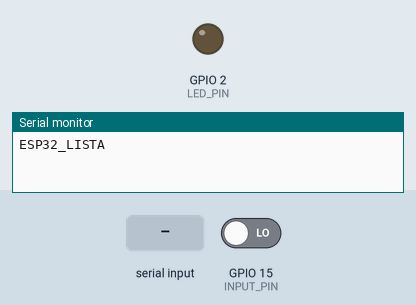
Recording of a program running on a simulated ESP32. Parts: output pins drawn as LEDs (lit = HIGH), the last lines printed to the serial monitor. The inputs (shaded band) are chosen by the test bench; at power-on: GPIO 15 (INPUT_PIN) LOW.

Above: at 1.2 s.
1.3 s: "LED_ON\n" received over Serial
At 2.6 s:
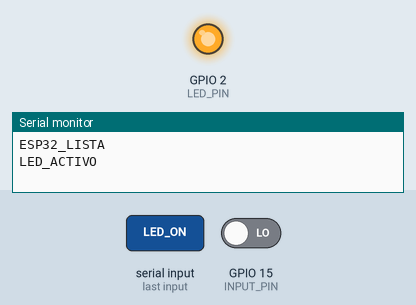
4.3 s: "LED_OFF\n" received over Serial
At 5.2 s:
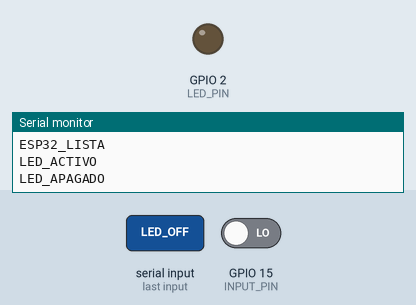
Timing chart, 0 to 7.3 s (numbered marks = the images above; inputs shaded):
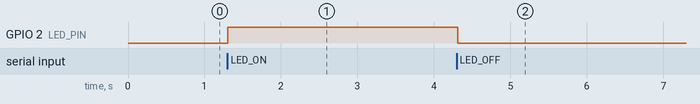

The program:

main.cpp
```cpp
#include <Arduino.h>

#define LED_PIN 2
#define INPUT_PIN 15

bool estadoLED = false;
bool estadoEntradaAnterior = false;

void setup() {


  Serial.begin(115200);


  pinMode(
    LED_PIN,
    OUTPUT
  );


  pinMode(
    INPUT_PIN,
    INPUT_PULLDOWN
  );


  digitalWrite(
    LED_PIN,
    LOW
  );


  Serial.println(
    "ESP32_LISTA"
  );

}


// =======================
// LOOP PRINCIPAL
// =======================


void loop() {


  //----------------------
  // RECIBIR COMANDOS
  //----------------------


  if(Serial.available()){


    String comando =
    Serial.readStringUntil('\n');


    comando.trim();


    if(comando=="LED_ON"){


      estadoLED=true;


      digitalWrite(
        LED_PIN,
        HIGH
      );


      Serial.println(
        "LED_ACTIVO"
      );


    }


    if(comando=="LED_OFF"){


      estadoLED=false;


      digitalWrite(
        LED_PIN,
        LOW
      );


      Serial.println(
        "LED_APAGADO"
      );


    }


  }


  //----------------------
  // LEER ENTRADA DIGITAL
  //----------------------


  bool entrada =
  digitalRead(INPUT_PIN);


  if(
     entrada != estadoEntradaAnterior
    ){


      if(entrada){


        Serial.println(
          "ENTRADA_ACTIVA"
        );


      }
      else{


        Serial.println(
          "ENTRADA_DESACTIVA"
        );


      }


      estadoEntradaAnterior =
      entrada;


  }


  delay(50);


}
```

Measured:
- after the input at 1.3 s, GPIO 2 (LED_PIN): LOW → HIGH at once
- after the input at 4.3 s, GPIO 2 (LED_PIN): HIGH → LOW at once
